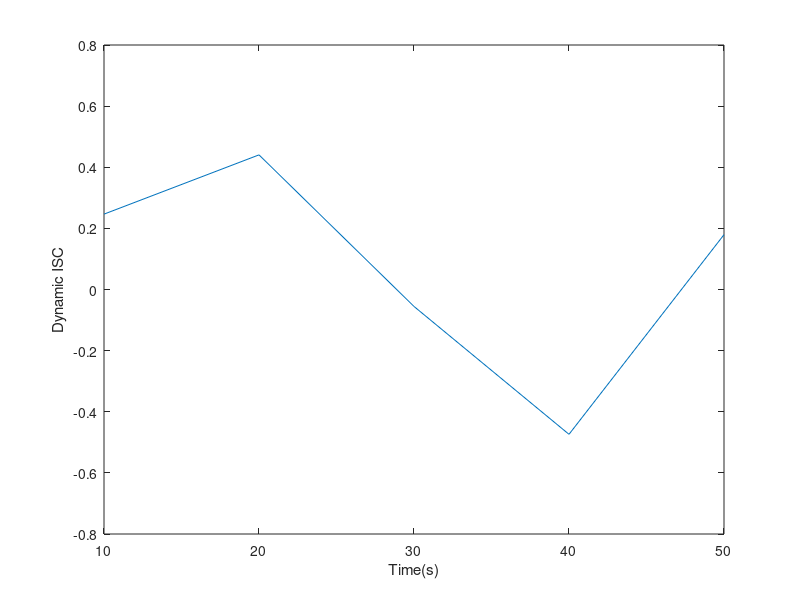

This figure's MATLAB source: (Note: this script raises an error after producing the figure.)
%% Code info
% Week 6 Lab
% Author: JIN KE
% Motivation and Cognition Neuroscience Lab
% MA Program in Social Sciences (MAPSS)
% University of Chicago
% Email: jinke@uchicago.edu 
% Mobile: (312)-998-5025

%% Generate toy fMRI and behavioral data
n = 20;
r = 5;
t = 50;
s = 2;
data = rand([n,r,t,s]);
behavior = rand([n,n]);

save('input.mat','data')
%% Calculate three types of ISC: temporal, dynamic, and spatial

%% Temporal ISC

% pairwise ISC
pairwise_temporal_ISC = zeros([n,n,r]);
mean_series_session = mean(data,4);

for i=1:n
    for j=1:n
        for k=1:r
            
            pairwise_temporal_ISC(i,j,k)= corr(squeeze(mean_series_session(i,k,:)),squeeze(mean_series_session(j,k,:)));
        
        end
    end
end

% leave one out ISC

loo_temporal_ISC =zeros([n,r]);
for i=1:n
    for k=1:r

        mean_series_used  = mean_series_session;
        mean_series_used(i,:,:)=[]; 
        
        loo_temporal_ISC(i,k)= corr(squeeze(mean_series_session(i,k,:)),squeeze(mean(mean_series_used(:,k,:))));
    
    end
end

%% (2) Dynamic ISC

winsize = 10;
step = 10;

loo_dynamic_ISC = zeros([n,r,(t-winsize)/step+1]);

for i=1:n
    for k=1:r
        for win = 1:(t-winsize)/step+1

        mean_series_used = mean_series_session;
        mean_series_used(i,:,:)=[]; 

        loo_dynamic_ISC(i,k,win)= corr(squeeze(mean_series_session(i,k,(win-1)*winsize+1:win*winsize)),squeeze(mean(mean_series_used(:,k,(win-1)*winsize+1:win*winsize))));
        
        end
    end
end

figure
plot(10:10:50,squeeze(loo_dynamic_ISC(1,1,:)))
xlabel('Time(s)')
ylabel('Dynamic ISC')

%% (3) Spatial ISC

loo_spatial_ISC = zeros([n,1]);

for i=1:n

        mean_series_used  = mean_series_session;
        mean_series_used(i,:,:)=[];

        loo_spatial_ISC(i)= corr(mean(mean_series_session(i,:,:),3)',mean(mean(mean_series_used(:,:,:),3))') ;

end

%% Intra-subject correlation

intrasubject_temporal_ISC = zeros([n,r]);
for i=1:n
    for j=1:r

        intrasubject_temporal_ISC(i,j)= corr(squeeze(data(i,j,:,1)), squeeze(data(i,j,:,2))) ;
    
    end
end
%% Inter-subject functional connectivity
% leave one out ISC

loo_ISFC =zeros([n,r,r]);

for i=1:n
    for j=1:r
        for k=1:r

            mean_series_used  = mean_series_session;
            mean_series_used(i,:,:)=[];

            loo_ISFC(i,j,k)= corr(squeeze(mean_series_session(i,j,:)),squeeze(mean(mean_series_used(:,k,:))));
        
        end
    end
end
%% Inter-subject similarity to behavior

behavioral_similarity = zeros([n,n]);

for i=1:n
    for j=1:n
        
        behavioral_similarity(i,j) = sum(behavior(i,:)-behavior(j,:).^2);
    
    end
end

roi_similarity = zeros(r,1);
pvalue = zeros(r,1);

for i=1:r

    [roi_similarity(i),pvalue(i)]=corr(reshape_matrix(behavioral_similarity),reshape_matrix(squeeze(pairwise_temporal_ISC(:,:,i))));

end

save('output.mat','pairwise_temporal_ISC','pairwise_temporal_ISC','loo_dynamic_ISC','loo_spatial_ISC','intrasubject_temporal_ISC','loo_ISFC','behavioral_similarity', 'roi_similarity','pvalue')

%% Answer to the final question:
% The p values I generated are 0.060, 0.739, 0.665, 0.231, 0.054, which
% suggests that ISC is not significantly driven by behavioral similarity.

% I ran the code for the second time, and this time the p values it
% generates are 0.823, 0.755, 0.676, 0.644, 0.017

% Though one of them is lower than .05 which means significant given 0.05
% criterion, the other four is still not significant, so I feel comfortable
% concluding that ISC is not significantly driven by behavioral similarity.
%% define the reshape_matrix function

function [output_vector] = reshape_matrix(square_matrix)
    shape_square = ones(size(square_matrix,1));
    lower_half_mask = tril(shape_square,-1);
    square_vector = square_matrix(:);
    output_vector  = square_vector(lower_half_mask(:)>0);
end